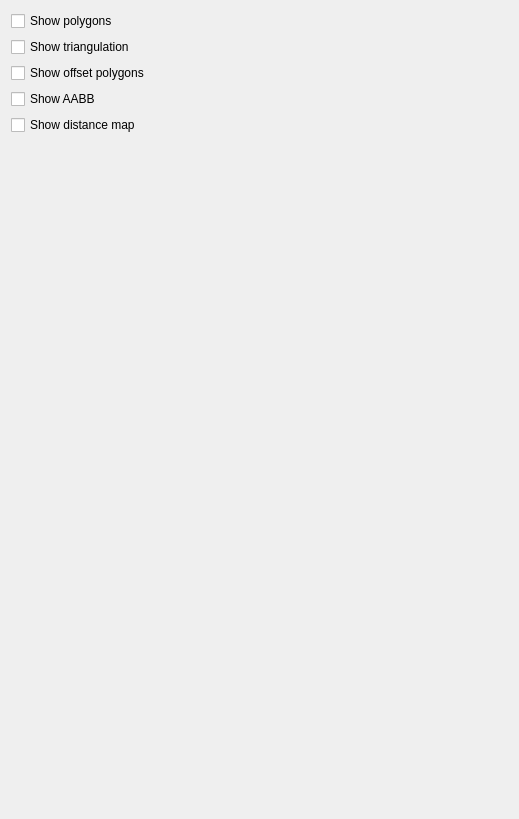
<?xml version="1.0" encoding="UTF-8"?>
<ui version="4.0">
 <class>PreferencesWidget</class>
 <widget class="QWidget" name="PreferencesWidget">
  <property name="geometry">
   <rect>
    <x>0</x>
    <y>0</y>
    <width>519</width>
    <height>819</height>
   </rect>
  </property>
  <layout class="QFormLayout" name="formLayout">
   <item row="1" column="0">
    <widget class="QCheckBox" name="mp_checkbox_show_triangulation">
     <property name="text">
      <string>Show triangulation</string>
     </property>
    </widget>
   </item>
   <item row="5" column="0">
    <spacer name="mp_spacer">
     <property name="orientation">
      <enum>Qt::Orientation::Vertical</enum>
     </property>
     <property name="sizeHint" stdset="0">
      <size>
       <width>20</width>
       <height>40</height>
      </size>
     </property>
    </spacer>
   </item>
   <item row="2" column="0">
    <widget class="QCheckBox" name="mp_checkbox_show_offset_polygon">
     <property name="text">
      <string>Show offset polygons</string>
     </property>
    </widget>
   </item>
   <item row="3" column="0">
    <widget class="QCheckBox" name="mp_checkbox_show_aabb">
     <property name="text">
      <string>Show AABB</string>
     </property>
    </widget>
   </item>
   <item row="0" column="0">
    <widget class="QCheckBox" name="mp_checkbox_show_polygons">
     <property name="text">
      <string>Show polygons</string>
     </property>
    </widget>
   </item>
   <item row="4" column="0">
    <widget class="QCheckBox" name="mp_checkbox_show_distance_map">
     <property name="text">
      <string>Show distance map</string>
     </property>
    </widget>
   </item>
  </layout>
 </widget>
 <tabstops>
  <tabstop>mp_checkbox_show_polygons</tabstop>
  <tabstop>mp_checkbox_show_triangulation</tabstop>
  <tabstop>mp_checkbox_show_offset_polygon</tabstop>
  <tabstop>mp_checkbox_show_aabb</tabstop>
  <tabstop>mp_checkbox_show_distance_map</tabstop>
 </tabstops>
 <resources/>
 <connections/>
</ui>
